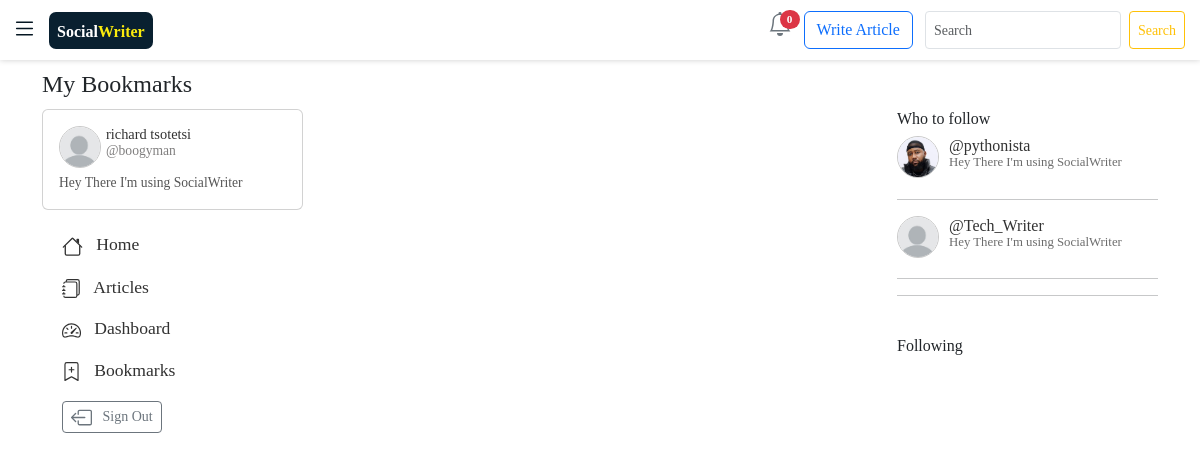
The app's page /my_bookmarks/1/ (signed in), older data.
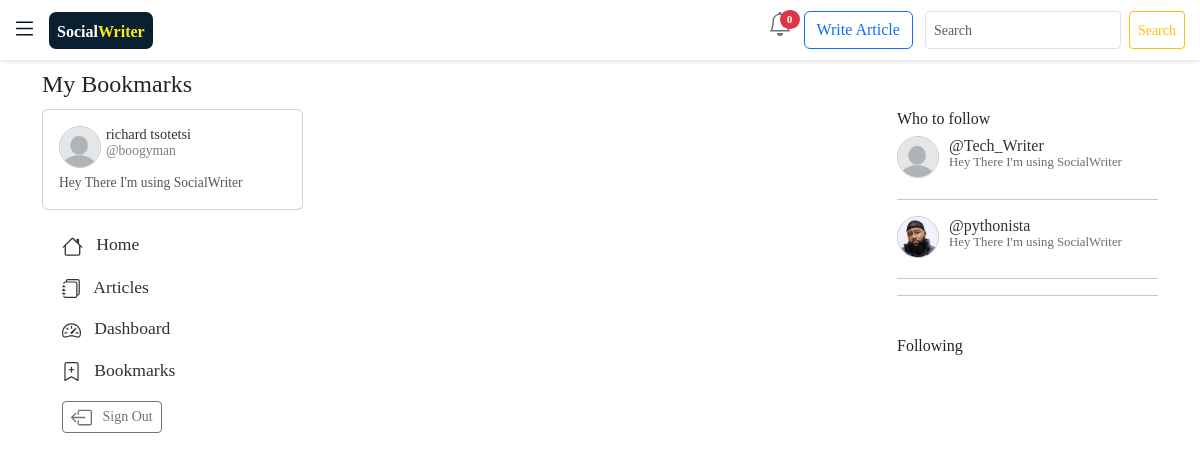
The same page, newer data.
### users/models.py (models this page shows, shortened)
class Profile(models.Model):
    name = models.OneToOneField(User, on_delete=models.CASCADE ,default=1 ) # this has the username inside
    bio = models.CharField(max_length=150,blank=True, default="Hey There I'm using SocialWriter ")
    avatar = models.ImageField(null=True, upload_to="blogyapp/images/profiles_img", default="default.jpg")
    following = models.ManyToManyField(User,related_name="following", blank=True)
    followers = models.IntegerField(default=0)
    date_created = models.DateTimeField(auto_now=True)
    liked_articles = models.ManyToManyField("blogyapp.Entry",related_name="liked_articles", blank=True)
    bookmarked_articles = models.ManyToManyField("blogyapp.Entry",related_name="bookmarked_articles", blank=True)
    twitter_link = models.URLField(blank=True, null=True)
    linkedin_link = models.URLField(blank=True, null=True)
    personal_link = models.URLField(blank=True, null=True)
    class Meta:
        ordering = ["-date_created"]

### blogyapp/views.py (the view)
# urls.py: path('my_bookmarks/<int:profile_id>/', views.my_bookmarks, name='my_bookmarks'),
def my_bookmarks(request, profile_id):
    my_profile =Profile.objects.get(name =request.user)
    entries = my_profile.bookmarked_articles.all()
    context = {"entries":entries,"my_profile":my_profile }
    return render(request,"blogyapp/bookmarks.html",context )

### blogyapp/templates/blogyapp/bookmarks.html (shortened to what this page needs)
{% extends "blogyapp/base.html" %}
{% load bootstrap5 %}
{% load static %}
{% load read-time %}
{% block content %}
<div class="container-fluid" style="width: 95%; ">
    <h4  style="margin:10px 0px 10px 0px" >My Bookmarks</h4>
    <div class="row">
        <div class="col-md-3 d-none d-md-block ">
            <div class="card card-body">
                <div class="d-flex " style="margin-bottom: 5px;">
                  <img class="avatar-home" src="{{my_profile.avatar.url}}">
                  <span style="font-size: 0.9rem;font-weight: 600;margin-left: 5px;">
                    <a href="{% url 'blogyapp:profile_detail' my_profile.id %}">
                      <h6 style="margin-bottom: 0cm;margin-top: 0cm;font-size: 0.9rem;" >{{my_profile.name.get_full_name}}</h6>
                      <h6 style="margin-bottom: 0cm;margin-top: 0cm;font-size: 0.85rem;color: rgb(128, 127, 127);"> @{{my_profile.name}} </h6>
                    </a>
                  </span>
              </div>
              <div class="" style="width: 100%;font-size:0.85rem;margin:0cm">
                  <p style="margin: 0cm;color: rgb(86, 86, 86);">{{my_profile.bio}}</p>
              </div>
            </div>
            <br>
            <div style="margin-left: 20px;">
            <h5 style="font-size:1.1rem;margin-bottom: 20px;">
                <a style="text-decoration: none; " href="{% url 'blogyapp:home1' %}">
                   &nbsp; Home
                </a>
            </h5>
            <h5 style="font-size:1.1rem;margin-bottom: 20px;">
              <a href="{% url 'blogyapp:user_entries' %}" style="text-decoration:none">
               &nbsp; Articles
            </a>
            </h5>
            <h5 style="font-size:1.1rem;margin-bottom: 20px;">
              <a href="#" style="text-decoration: none;">
               &nbsp; Dashboard
              </a>
            </h5>
            <h5 style="font-size:1.1rem;margin-bottom: 20px;">
              <a href="{% url 'blogyapp:my_bookmarks' my_profile.id %}" style="text-decoration: none;">
               &nbsp; Bookmarks
              </a>
            </h5>
            <a href="{% url 'users:logout'  %}" class="btn btn-outline-secondary btn-sm" style="text-decoration: none;">
               &nbsp; Sign Out
            </a>
          </div>
          </div>
          <div class="col-md-6" >
    </div>
    <div class="col-md-3 d-none d-md-block">
        <h6>Who to follow</h6>
        {% for i in other_users %}
        {% if i.name != request.user %}
        <div class="d-flex" style="margin-bottom: 20px;">
          <img class="avatar-home" src="{{i.avatar.url}}">
          <div style="font-size: 0.9rem;font-weight: 700;margin-left: 10px;">
            <a style="text-decoration: none;" href="{% url 'blogyapp:profile_detail' i.id %}"> <h6 style="margin-bottom: 0cm;"> @{{i.name}}   </h6>  </a>
           <h6 style="margin-top:0cm;font-weight: 400;font-size: 0.80rem;color: rgb(108, 108, 108);">  {{i.bio|truncatechars:80}} </h6>
          </div>
        </div>
        {% endif %}
        <hr>
        {% endfor %}
        <br>
        <h6> Following </h6>
      </div>
</div>
{% endblock content %}

Row changes from the older to the newer data that the page shows:
changed Profile "Tech_Writer": moves up the list
